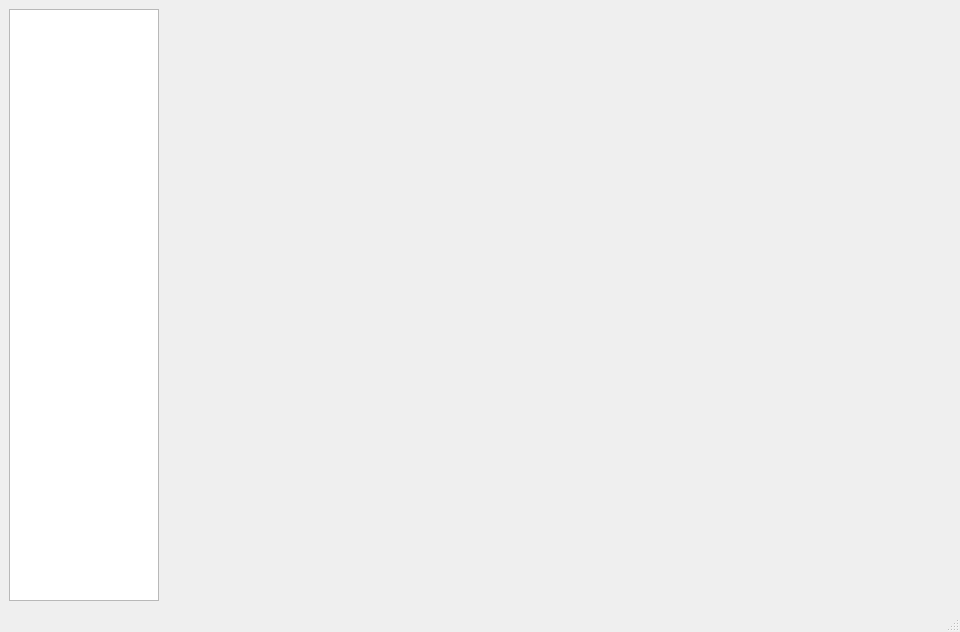
<?xml version="1.0" encoding="UTF-8"?>
<ui version="4.0">
 <class>MainWindow</class>
 <widget class="QMainWindow" name="MainWindow">
  <property name="geometry">
   <rect>
    <x>0</x>
    <y>0</y>
    <width>960</width>
    <height>632</height>
   </rect>
  </property>
  <property name="windowTitle">
   <string>MainWindow</string>
  </property>
  <widget class="QWidget" name="centralwidget">
   <layout class="QFormLayout" name="formLayout">
    <item row="0" column="0">
     <widget class="QListWidget" name="listWidget">
      <property name="minimumSize">
       <size>
        <width>150</width>
        <height>0</height>
       </size>
      </property>
      <property name="maximumSize">
       <size>
        <width>150</width>
        <height>16777215</height>
       </size>
      </property>
     </widget>
    </item>
   </layout>
  </widget>
  <widget class="QMenuBar" name="menubar">
   <property name="geometry">
    <rect>
     <x>0</x>
     <y>0</y>
     <width>960</width>
     <height>21</height>
    </rect>
   </property>
  </widget>
  <widget class="QStatusBar" name="statusbar"/>
 </widget>
 <resources/>
 <connections/>
</ui>
